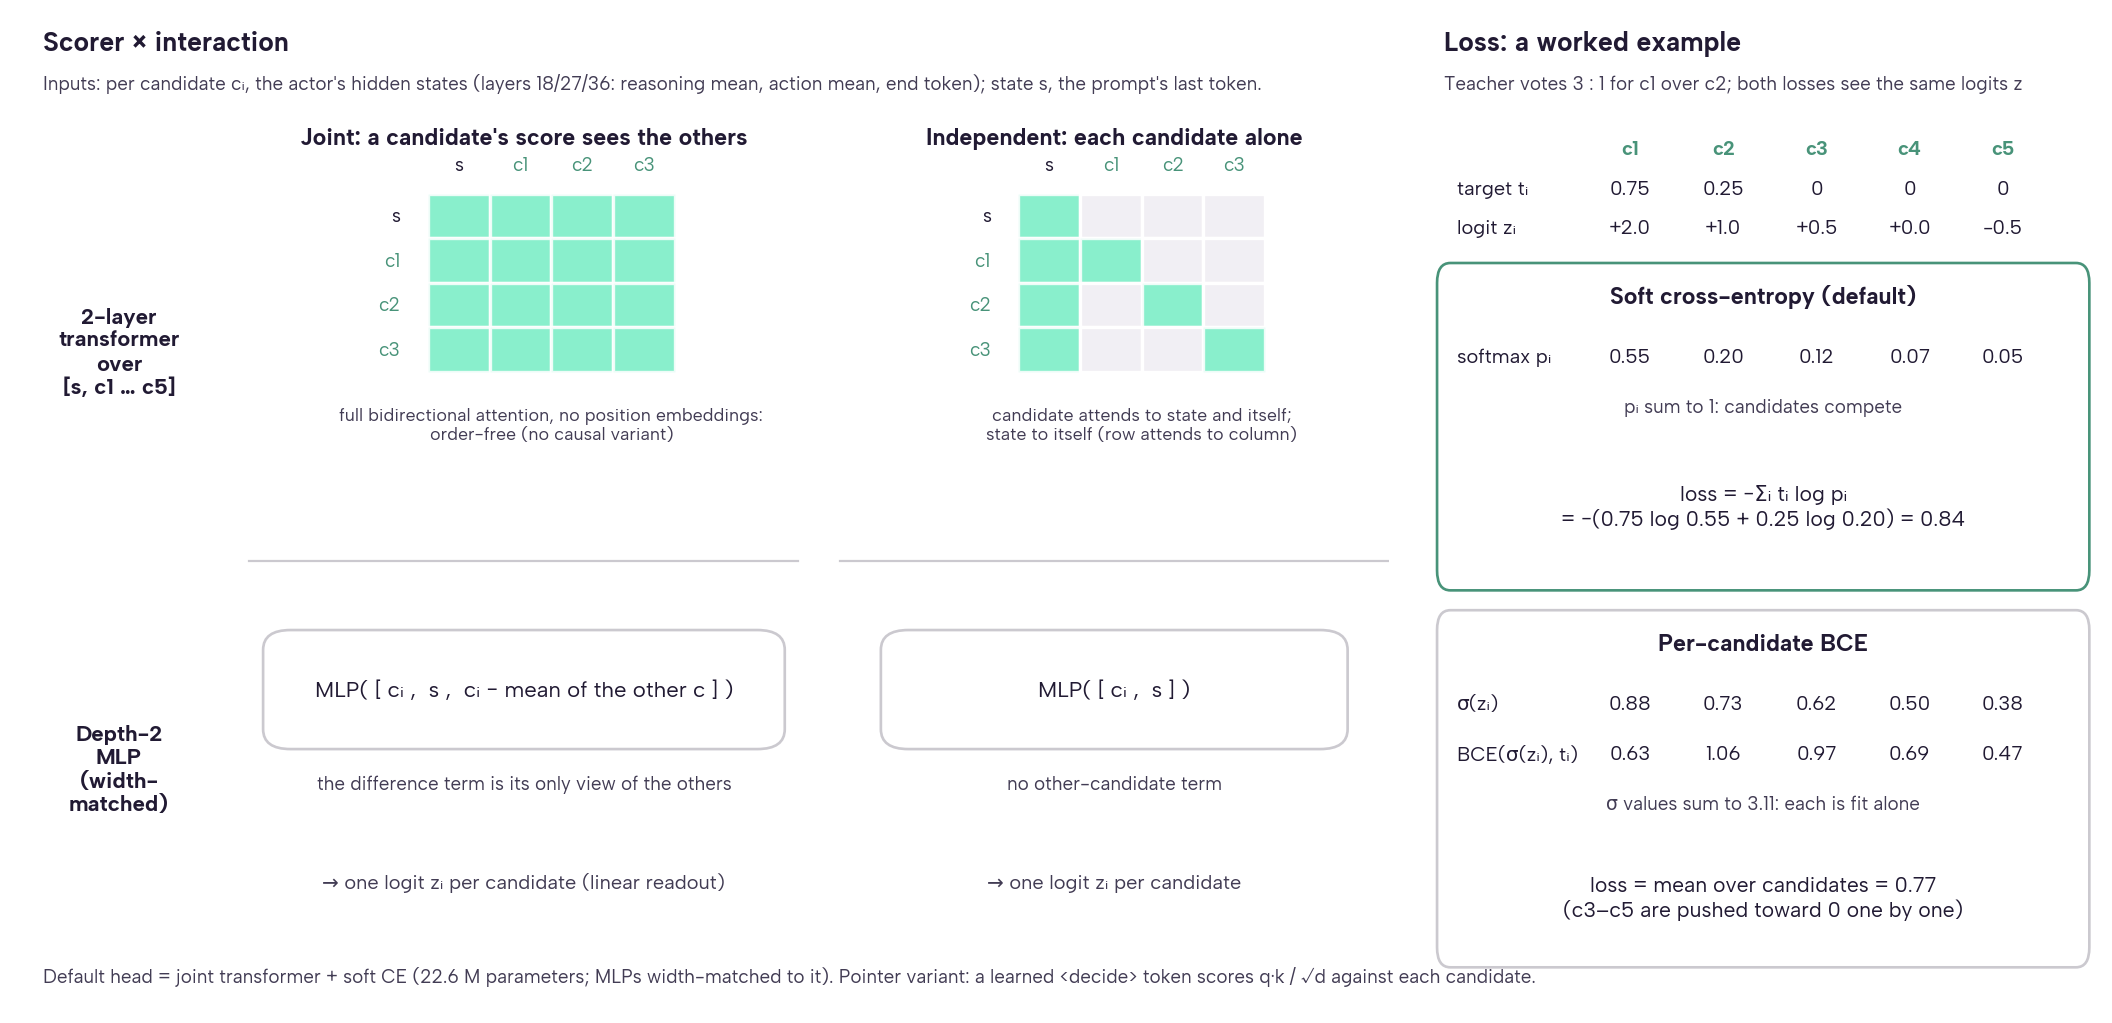

Here is the Python script that generated this plot:
"""Selection-head variants of the 2026-10-21 ablation (openwebrl/selection_head.py): interaction (joint / independent) x
scorer (2-layer transformer / depth-2 MLP), and the training loss (soft cross-entropy / per-candidate BCE)."""
from pathlib import Path
import matplotlib
matplotlib.use("Agg")
import matplotlib.pyplot as plt
# Shared paper typography, including bundled Albert Sans fonts.
import sys as _paper_sys
from pathlib import Path as _PaperPath
_paper_sys.path.insert(0, str(next(p for p in _PaperPath(__file__).resolve().parents
                                if (p / "paper_plot_style.py").is_file())))
import paper_plot_style as _paper_style
from paper_plot_palette import COLORS as C

from matplotlib.patches import FancyBboxPatch, Rectangle

INK, MUTED, GRID = C["INK"], C["MUTED"], C["BORDER"]
STATE, CAND, ON, OFF = C["STATE_INK"], C["ACTION_INK"], C["ATTENTION_ALLOWED"], C["ATTENTION_MASKED"]
plt.rcParams.update({"font.size": 10, "text.color": INK})
plt.rcParams["font.family"] = ["Albert Sans", "DejaVu Sans"]
fig = plt.figure(figsize=(13, 6.2))


def box(ax, x, y, w, h, text, fc="#ffffff", ec=GRID, size=9.5, weight="normal"):
    ax.add_patch(FancyBboxPatch((x, y), w, h, boxstyle="round,pad=0.01,rounding_size=0.02", fc=fc, ec=ec, lw=1.2))
    ax.text(x + w / 2, y + h / 2, text, ha="center", va="center", fontsize=size, weight=weight)


def attention(ax, x0, y0, cell, joint):
    names = ["s", "c1", "c2", "c3"]
    for i, q in enumerate(names):          # rows: query token
        ax.text(x0 - 0.02, y0 - (i + 0.5) * cell, q, ha="right", va="center", fontsize=8.5, color=STATE if q == "s" else CAND)
        ax.text(x0 + (i + 0.5) * cell, y0 + 0.02, q, ha="center", va="bottom", fontsize=8.5, color=STATE if q == "s" else CAND)
        for j in range(4):
            allowed = joint or i == j or (i > 0 and j == 0)
            ax.add_patch(Rectangle((x0 + j * cell, y0 - (i + 1) * cell), cell, cell, fc=ON if allowed else OFF, ec="white", lw=1.5,
                                   alpha=0.85 if allowed else 1))
    ax.text(x0 + 2 * cell, y0 - 4 * cell - 0.035, ("full bidirectional attention, no position embeddings:\norder-free (no causal variant)" if joint else "candidate attends to state and itself;\nstate to itself (row attends to column)"), ha="center", va="top", fontsize=8, color=MUTED)


ax = fig.add_axes([0, 0, 0.66, 1]); ax.set_xlim(0, 1); ax.set_ylim(0, 1); ax.axis("off")
ax.text(0.02, 0.965, "Scorer × interaction", fontsize=12, weight="bold")
ax.text(0.02, 0.925, "Inputs: per candidate cᵢ, the actor's hidden states (layers 18/27/36: reasoning mean, action mean, end token); "
        "state s, the prompt's last token.", fontsize=8.5, color=MUTED)
ax.text(0.37, 0.87, "Joint: a candidate's score sees the others", ha="center", fontsize=10.5, weight="bold")
ax.text(0.80, 0.87, "Independent: each candidate alone", ha="center", fontsize=10.5, weight="bold")
ax.text(0.075, 0.66, "2-layer\ntransformer\nover\n[s, c1 … c5]", ha="center", va="center", fontsize=10, weight="bold")
ax.text(0.075, 0.24, "Depth-2\nMLP\n(width-\nmatched)", ha="center", va="center", fontsize=10, weight="bold")
attention(ax, 0.30, 0.82, 0.045, True)
attention(ax, 0.73, 0.82, 0.045, False)
for x in (0.17, 0.60):
    ax.plot([x, x + 0.4], [0.45, 0.45], color=GRID, lw=1)
box(ax, 0.19, 0.27, 0.36, 0.1, "MLP( [ cᵢ ,  s ,  cᵢ − mean of the other c ] )", size=10)
box(ax, 0.64, 0.27, 0.32, 0.1, "MLP( [ cᵢ ,  s ] )", size=10)
ax.text(0.37, 0.22, "the difference term is its only view of the others", ha="center", fontsize=8.5, color=MUTED)
ax.text(0.80, 0.22, "no other-candidate term", ha="center", fontsize=8.5, color=MUTED)
ax.text(0.37, 0.12, "→ one logit zᵢ per candidate (linear readout)", ha="center", fontsize=9, color=MUTED)
ax.text(0.80, 0.12, "→ one logit zᵢ per candidate", ha="center", fontsize=9, color=MUTED)
ax.text(0.02, 0.025, "Default head = joint transformer + soft CE (22.6 M parameters; MLPs width-matched to it). "
        "Pointer variant: a learned <decide> token scores q·k / √d against each candidate.", fontsize=8.5, color=MUTED)

# losses: worked example
lx = fig.add_axes([0.68, 0, 0.32, 1]); lx.set_xlim(0, 1); lx.set_ylim(0, 1); lx.axis("off")
lx.text(0.02, 0.965, "Loss: a worked example", fontsize=12, weight="bold")
lx.text(0.02, 0.925, "Teacher votes 3 : 1 for c1 over c2; both losses see the same logits z", fontsize=8.5, color=MUTED)
import math
t = [0.75, 0.25, 0, 0, 0]; z = [2.0, 1.0, 0.5, 0.0, -0.5]
e = [math.exp(v) for v in z]; p = [v / sum(e) for v in e]
sig = [1 / (1 + math.exp(-v)) for v in z]
bce = [-(ti * math.log(si) + (1 - ti) * math.log(1 - si)) for ti, si in zip(t, sig)]
ce = -sum(ti * math.log(pi) for ti, pi in zip(t, p) if ti)
xs = [0.30 + k * 0.14 for k in range(5)]
def row(y, label, vals, fmt="{:.2f}", color=INK, weight="normal"):
    lx.text(0.04, y, label, fontsize=9, va="center", color=color, weight=weight)
    for x, v in zip(xs, vals):
        lx.text(x, y, fmt.format(v) if isinstance(v, float) else v, ha="center", va="center", fontsize=9, color=color, weight=weight)
row(0.865, "", [f"c{k + 1}" for k in range(5)], color=CAND, weight="bold")
row(0.825, "target tᵢ", t)
row(0.785, "logit zᵢ", z, "{:+.1f}")
box(lx, 0.02, 0.43, 0.96, 0.31, "", ec=CAND)
lx.text(0.5, 0.71, "Soft cross-entropy (default)", ha="center", fontsize=10.5, weight="bold")
row(0.655, "softmax pᵢ", p)
lx.text(0.5, 0.60, "pᵢ sum to 1: candidates compete", ha="center", fontsize=8.5, color=MUTED)
lx.text(0.5, 0.505, "loss = −Σᵢ tᵢ log pᵢ\n= −(0.75 log %.2f + 0.25 log %.2f) = %.2f" % (p[0], p[1], ce), ha="center", va="center", fontsize=9.5)
box(lx, 0.02, 0.05, 0.96, 0.34, "", ec=GRID)
lx.text(0.5, 0.36, "Per-candidate BCE", ha="center", fontsize=10.5, weight="bold")
row(0.305, "σ(zᵢ)", sig)
row(0.255, "BCE(σ(zᵢ), tᵢ)", bce)
lx.text(0.5, 0.20, "σ values sum to %.2f: each is fit alone" % sum(sig), ha="center", fontsize=8.5, color=MUTED)
lx.text(0.5, 0.11, "loss = mean over candidates = %.2f\n(c3–c5 are pushed toward 0 one by one)" % (sum(bce) / 5), ha="center", va="center", fontsize=9.5)
fig.savefig(Path(__file__).with_suffix(".png"), dpi=160, bbox_inches="tight", facecolor="white")
